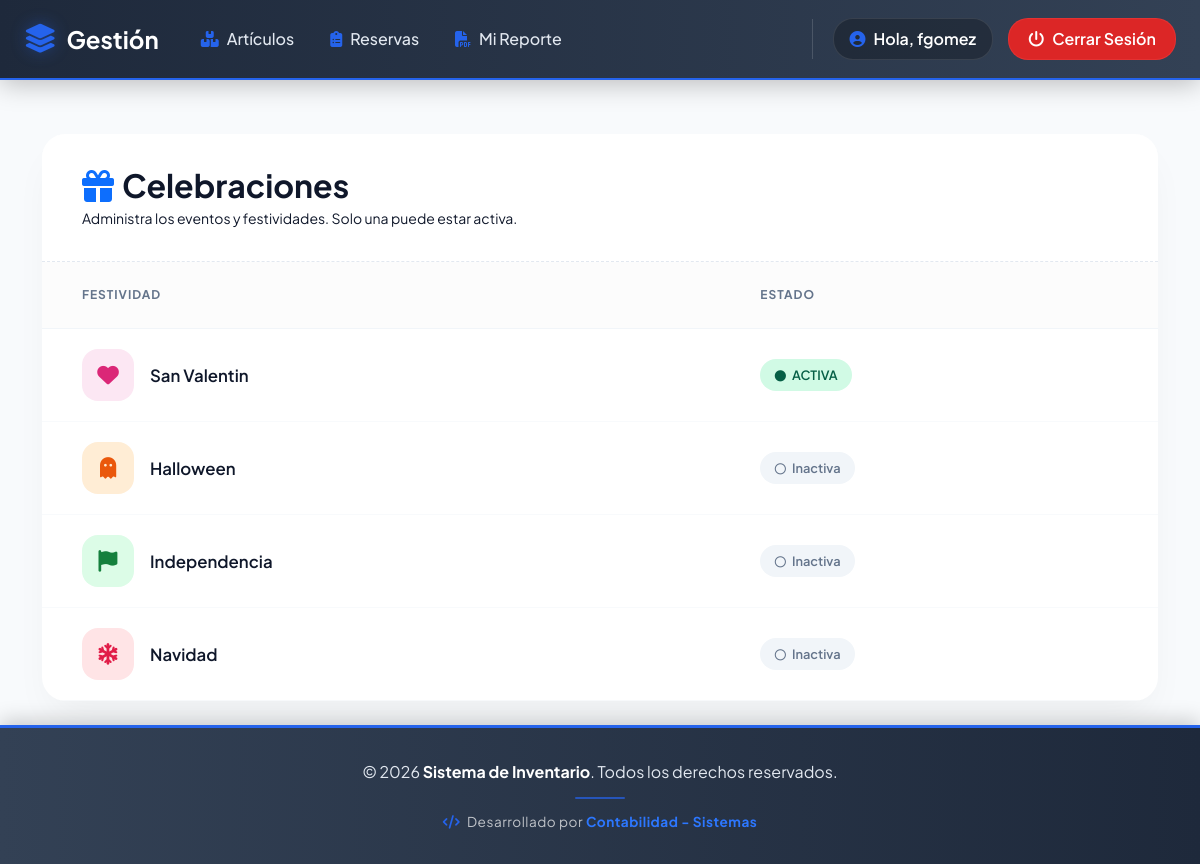
Page /celebrations.php (signed in) on the committed database.
### tables this page shows
CREATE TABLE `users` (
  `id` int(11) NOT NULL,
  `username` varchar(100) NOT NULL,
  `password` varchar(255) NOT NULL,
  `full_name` varchar(255) DEFAULT NULL,
  `email` varchar(255) DEFAULT NULL,
  `role` enum('admin','usuario') NOT NULL DEFAULT 'usuario',
  `department_id` int(11) DEFAULT NULL,
  `created_at` timestamp NOT NULL DEFAULT current_timestamp()
);

CREATE TABLE `celebrations` (
  `id` int(11) NOT NULL,
  `name` varchar(100) NOT NULL,
  `is_active` tinyint(1) NOT NULL DEFAULT 0
);

### config/auth.php (called while the page is built, shortened)
<?php
require_once __DIR__ . '/db.php';
function is_logged_in() {
    return isset($_SESSION['user_id']);
}
function current_user() {
    global $conn;
    $id = (int)$_SESSION['user_id'];
    $stmt = $conn->prepare("SELECT u.*, d.name as department_name FROM users u LEFT JOIN departments d ON u.department_id=d.id WHERE u.id = ?");
    $stmt->bind_param("i",$id);
    $stmt->execute();
    $res = $stmt->get_result();
    return $res->fetch_assoc();
}
?>

### public/celebrations.php (the view, shortened to what this page needs)
<?php
require_once __DIR__ . '/../config/auth.php';
function getCelebrationStyle($name) {
    $n = mb_strtolower($name, 'UTF-8');
    if (strpos($n, 'navidad') !== false || strpos($n, 'nochebuena') !== false) return ['icon' => 'fa-snowflake', 'color' => 'bg-christmas-red'];
    if (strpos($n, 'halloween') !== false || strpos($n, 'muertos') !== false) return ['icon' => 'fa-ghost', 'color' => 'bg-halloween-orange'];
    if (strpos($n, 'independencia') !== false || strpos($n, 'patria') !== false || strpos($n, 'septiembre') !== false) return ['icon' => 'fa-flag', 'color' => 'bg-patriotic-green'];
    if (strpos($n, 'amor') !== false || strpos($n, 'valentin') !== false || strpos($n, 'amistad') !== false) return ['icon' => 'fa-heart', 'color' => 'bg-love-pink'];
    return ['icon' => 'fa-calendar-star', 'color' => 'bg-primary-soft'];
}
?>
<!DOCTYPE html>
<html lang="es">
<head>
    <link href="https://cdn.jsdelivr.net/npm/bootstrap@5.3.3/dist/css/bootstrap.min.css" rel="stylesheet">
    <link rel="stylesheet" href="https://cdnjs.cloudflare.com/ajax/libs/font-awesome/6.4.0/css/all.min.css">
</head>
<body>
    <?php include("navbar.php"); ?>
    <div class="container py-4">
        <div class="card-modern">
            <div class="card-header-modern">
                <div>
                    <h2 class="fw-bold mb-1"><i class="fa-solid fa-gift me-2 text-primary"></i>Celebraciones</h2>
                    <p class="text-gray mb-0 small">Administra los eventos y festividades. Solo una puede estar activa.
                    </p>
                </div>
            </div>
            <div class="table-responsive">
                <table class="table-modern">
                    <thead>
                        <tr>
                            <th>Festividad</th>
                            <th>Estado</th>
                        </tr>
                    </thead>
                    <tbody>
                        <?php
                $res = $conn->query("SELECT * FROM celebrations ORDER BY is_active DESC, name");
                if ($res && $res->num_rows > 0):
                    while ($row = $res->fetch_assoc()):
                        $id = (int)$row['id'];
                        $name = htmlspecialchars($row['name']);
                        $is_active = (int)$row['is_active'];
                        $style = getCelebrationStyle($name);
                ?>
                        <tr class="dept-row">
                            <td>
                                <div class="d-flex align-items-center">
                                    <div class="icon-box me-3 <?= $style['color'] ?>">
                                        <i class="fa-solid <?= $style['icon'] ?>"></i>
                                    </div>
                                    <div class="dept-name-text"><?= $name ?></div>
                                </div>
                            </td>
                            <td>
                                <?php if ($is_active): ?>
                                <span class="status-badge active">
                                    <i class="fas fa-circle"></i> ACTIVA
                                </span>
                                <?php else: ?>
                                <span class="status-badge inactive">
                                    <i class="far fa-circle"></i> Inactiva
                                </span>
                                <?php endif; ?>
                            </td>
                            <?php if(current_user()['role'] === 'admin'): ?>
                            <td class="text-end">
                                <div class="btn-action-group">
                                    <label class="toggle-switch" title="<?= $is_active ? 'Desactivar' : 'Activar' ?>">
                                        <input type="checkbox" class="toggle-celebration" data-id="<?= $id ?>"
                                            <?= $is_active ? 'checked' : '' ?>>
                                        <span class="toggle-slider"></span>
                                    </label>
                                    <button class="btn-circle btn-edit-modern" type="button" data-bs-toggle="modal"
                                        data-bs-target="#editCelebrationModal" data-id="<?= $id ?>"
                                        data-name="<?= $name ?>" title="Editar">
                                        <i class="fa-solid fa-pencil"></i>
                                    </button>
                                    <button class="btn-circle btn-delete-modern" type="button" data-bs-toggle="modal"
                                        data-bs-target="#deleteConfirmModal" data-id="<?= $id ?>"
                                        data-name="<?= $name ?>" title="Eliminar">
                                        <i class="fa-regular fa-trash-can"></i>
                                    </button>
                                </div>
                            </td>
                            <?php endif; ?>
                        </tr>
                        <?php endwhile;
                        endif; ?>
                    </tbody>
                </table>
            </div>
        </div>
    </div>
    <?php include("footer.php"); ?>
</body>
</html>

### public/navbar.php (shortened to what this page needs)
<?php
require_once __DIR__ . '/../config/auth.php';
$user = is_logged_in() ? current_user() : null;
if (!isset($tema)) {
    $tema = [
        'nav_title' => 'Gestión',
        'primary_color' => '#334155',
        'dark_color' => '#1e293b',
        'accent_color' => '#2563eb'
    ];
}
?>
<nav class="navbar navbar-expand-lg navbar-custom">
    <div class="container-fluid px-4">
        <a class="navbar-brand-custom" href="index.php">
            <i class="fas <?= $tema['hero_icon'] ?? 'fa-layer-group' ?>"></i>
            <span><?= htmlspecialchars($tema['nav_title']) ?></span>
        </a>
        <div class="collapse navbar-collapse" id="navbarContent">
            <ul class="navbar-nav me-auto mb-2 mb-lg-0">
                <li class="nav-item">
                    <a class="nav-link-custom" href="items.php">
                        <i class="fas <?= $tema['icon_adornos'] ?? 'fa-boxes-stacked' ?>"></i>
                        <span>Artículos</span>
                    </a>
                </li>
                <li class="nav-item">
                    <a class="nav-link-custom" href="reservations.php">
                        <i class="fas <?= $tema['icon_reservas'] ?? 'fa-clipboard-list' ?>"></i>
                        <span>Reservas</span>
                    </a>
                </li>
                <?php if($user && $user['role'] === 'admin'): ?>
                <li class="nav-item">
                    <a class="nav-link-custom" href="report_pdf.php?type=reservations" target="_blank">
                        <i class="fas fa-file-pdf"></i><span>PDF General</span>
                    </a>
                </li>
                <?php elseif($user && !empty($user['department_id'])): ?>
                <li class="nav-item">
                    <a class="nav-link-custom"
                        href="report_pdf.php?type=reservations&dept=<?= (int)$user['department_id'] ?>" target="_blank">
                        <i class="fas fa-file-pdf"></i><span>Mi Reporte</span>
                    </a>
                </li>
                <?php endif; ?>
            </ul>
            <div class="user-section">
                <?php if($user): ?>
                <div class="user-welcome">
                    <i class="fas fa-circle-user"></i>
                    <span>Hola, <?= htmlspecialchars($user['username']) ?></span>
                </div>
                <a class="btn-logout" href="logout.php">
                    <i class="fas fa-power-off"></i>
                    <span>Cerrar Sesión</span>
                </a>
                <?php endif; ?>
            </div>
        </div>
    </div>
</nav>

### public/celebrations.php (style rules this page uses)
:root { --body-bg: #f8fafc; --text-dark: #0f172a; --text-gray: #64748b; }
body { background-color: var(--body-bg); font-family: 'Plus Jakarta Sans', sans-serif; padding-top: 110px; color: var(--text-dark); }
.card-modern { background: #ffffff; border: none; border-radius: 24px; box-shadow: 0 20px 40px -10px rgba(0, 0, 0, 0.05); overflow: hidden; }
.card-header-modern { padding: 2rem 2.5rem; background: #ffffff; border-bottom: 1px dashed #e2e8f0; display: flex; justify-content: space-between; align-items: center; }
.icon-box { width: 52px; height: 52px; border-radius: 16px; display: flex; align-items: center; justify-content: center; font-size: 1.35rem; transition: transform 0.3s ease; }
.status-badge { display: inline-flex; align-items: center; gap: 6px; padding: 0.4rem 0.9rem; border-radius: 50px; font-size: 0.8rem; font-weight: 600; }
.status-badge.active { background-color: #d1fae5; color: #065f46; }
.status-badge.inactive { background-color: #f1f5f9; color: #64748b; }
.status-badge i { font-size: 0.7rem; }
.bg-christmas-red { background: #ffe4e6; color: #e11d48; }
.bg-halloween-orange { background: #ffedd5; color: #ea580c; }
.bg-patriotic-green { background: #dcfce7; color: #15803d; }
.bg-love-pink { background: #fce7f3; color: #db2777; }
.table-modern { width: 100%; border-collapse: separate; border-spacing: 0; }
.table-modern th { text-transform: uppercase; font-size: 0.75rem; letter-spacing: 0.08em; color: var(--text-gray); font-weight: 700; padding: 1.5rem 2.5rem; background: #fcfcfc; border-bottom: 1px solid #f1f5f9; }
.table-modern td { padding: 1.25rem 2.5rem; vertical-align: middle; border-bottom: 1px solid #f8fafc; }
.dept-row { transition: background-color 0.2s ease; }
.dept-name-text { font-weight: 600; font-size: 1.05rem; color: var(--text-dark); margin-bottom: 0; }

### rows in the picture
users: username "fgomez"
celebrations: name "San Valentin", is_active 1 (drawn)
celebrations: name "Halloween", is_active 0 (drawn)
celebrations: name "Independencia", is_active 0 (drawn)
celebrations: name "Navidad", is_active 0 (drawn)

### other values in the picture
$tema['nav_title'] "Gestión"
